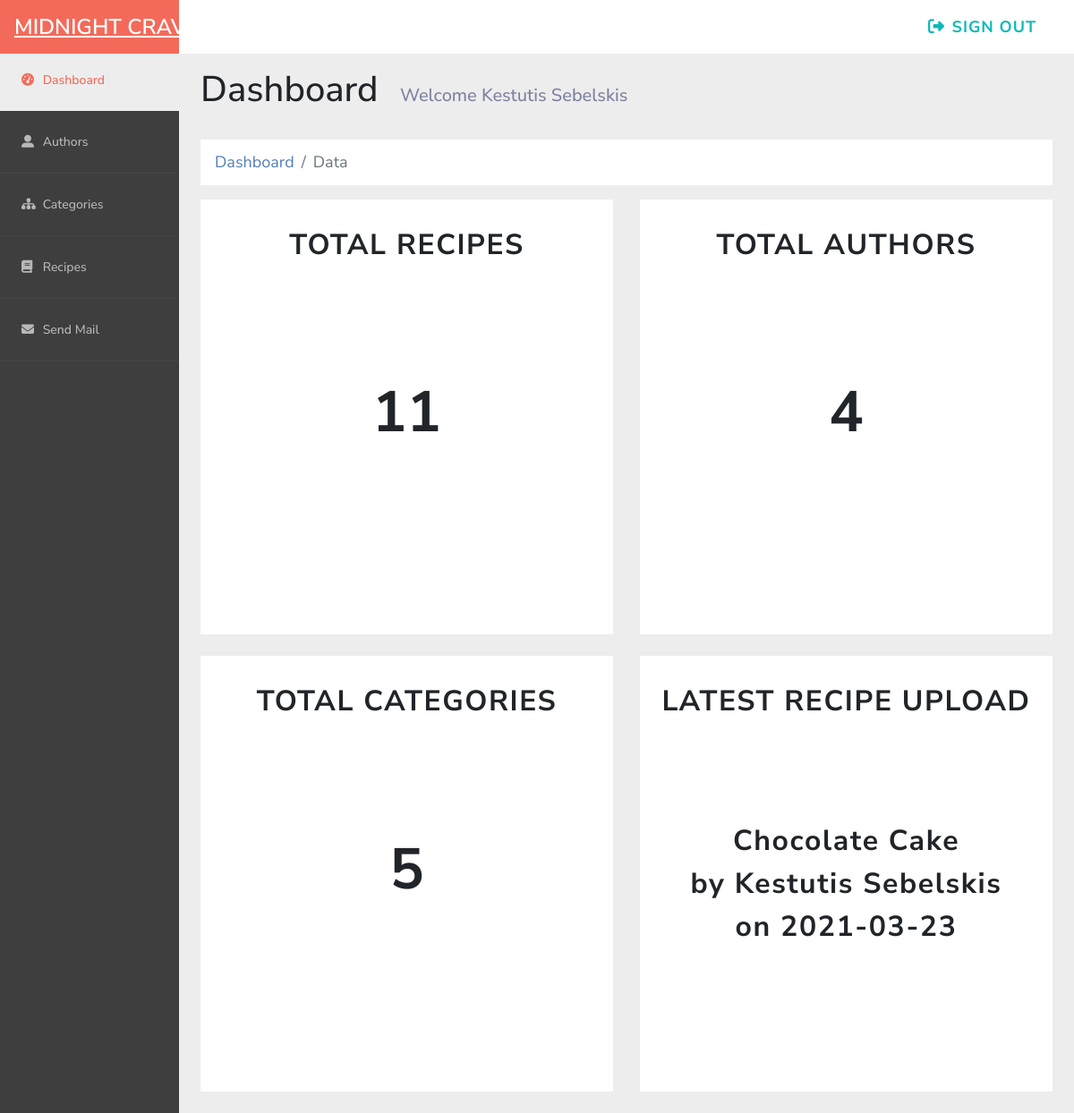
Screenshot of /MidnightCravings/admin/index.php (signed in) with the database file from the repository.
### tables this page shows
CREATE TABLE `author` (
  `author_id` int(11) NOT NULL,
  `author_name` varchar(25) DEFAULT NULL,
  `author_email` varchar(50) DEFAULT NULL,
  `password` char(32) DEFAULT NULL
);

CREATE TABLE `recipes` (
  `recipe_id` int(11) NOT NULL,
  `recipe_name` varchar(25) DEFAULT NULL,
  `recipe_description` varchar(250) DEFAULT NULL,
  `recipe_upload_date` date DEFAULT NULL,
  `recipe_image` varchar(150) DEFAULT NULL,
  `recipe_author_id` int(11) NOT NULL
);

### MidnightCravings/admin/index.php (called while the page is built, shortened)
<?php
require_once 'includes/access.inc.php';
include 'includes/db.inc.php';
try
{
	$sql = "SELECT author_name FROM author
	WHERE author_id = :author_id";
    $s = $pdo->prepare($sql);
    $s->bindValue(':author_id', $_SESSION['aid']);
    $s->execute();
} catch (PDOException $e) {
	$error = 'Erro fetching author_name from the databse.' . $e->getMessage();
	include 'error.html.php';
	exit();
}
$row = $s->fetch();
$authorName = $row['author_name'];
try {
	$sql = 'SELECT COUNT(*) FROM recipes';
	$res = $pdo->query($sql);
} catch (PDOException $e) {
		$error = 'Erro fetching total count of recipes in the databse.' . $e->getMessage();
		include 'error.html.php';
		exit();
}
	$recipe_count = $res->fetchColumn();
try {
	$sql = 'SELECT COUNT(*) FROM author';
	$res = $pdo->query($sql);
} catch (PDOException $e) {
		$error = 'Erro fetching total count of authors in the database.' . $e->getMessage();
		include 'error.html.php';
		exit();
}
	$author_count = $res->fetchColumn();
try {
	$sql = 'SELECT COUNT(*) FROM category';
	$res = $pdo->query($sql);
} catch (PDOException $e) {
		$error = 'Erro fetching total count of categories in the database.' . $e->getMessage();
		include 'error.html.php';
		exit();
}
	$category_count = $res->fetchColumn();
try {
	$sql = 'SELECT recipe_name, recipe_upload_date, author_name
	FROM recipes
	INNER JOIN author ON author_id = recipe_author_id
	ORDER BY recipe_id DESC LIMIT 1';
	$res = $pdo->query($sql);
} catch (PDOException $e) {
		$error = 'Erro fetching total count of categories in the database.' . $e->getMessage();
		include 'error.html.php';
		exit();
}
	$row = $res->fetch();
	$recipe_name 		= $row['recipe_name'];
	$rec_upload_date 	= $row['recipe_upload_date'];
	$author_name 		= $row['author_name'];
	include_once 'dashboard.html.php';
 ?>

### MidnightCravings/admin/includes/access.inc.php (called while the page is built, shortened)
<?php
function userHasRole($role)
{
  include 'db.inc.php';
  try
  {
    $sql = "SELECT COUNT(*) FROM author
        INNER JOIN author_role ON author.author_id = authorid
        INNER JOIN role ON roleid = role.id
        WHERE author_email = :email AND role.id = :roleId";
    $s = $pdo->prepare($sql);
    $s->bindValue(':email', $_SESSION['email']);
    $s->bindValue(':roleId', $role);
    $s->execute();
  }
  catch (PDOException $e)
  {
    $error = 'Error searching for author roles.';
    include 'error.html.php';
    exit();
  }
  $row = $s->fetch();
  if ($row[0] > 0)
  {
    return TRUE;
  }
  else
  {
    return FALSE;
  }
}

### MidnightCravings/admin/dashboard.html.php (the view, shortened to what this page needs)
<!DOCTYPE html>
<html>
<head>
  <?php include 'includes/head.inc.html.php'; ?>
  <link href="../assets/css/dashboard.css" rel="stylesheet">
  <link rel="stylesheet" type="text/css" href="../assets/css/style.css">
</head>
<body>
  <nav class="navbar navbar-dark sticky-top flex-md-nowrap p-0 top-navbar">
  <a class="navbar-brand col-md-3 col-lg-2 mr-0 px-3 logo" href="../">Midnight Cravings</a>
  <div class="admin_desktop_toolbar">
    <form action="" method="post">
      <ul class="navbar-nav px-3">
        <li class="nav-item text-nowrap">
          <div class="input-container">
            <button class="btn btn-link sign_out_btn" type="submit"><i class="fas fa-sign-out-alt fa-fw"></i>&nbsp;Sign Out</button>
          </div>
        </li>
      </ul>
    </form>
  </div>
</nav>
<div class="container-fluid">
  <div class="row">
    <nav id="sidebarMenu" class="col-md-3 col-lg-2 d-md-block bg-light sidebar collapse">
      <div class="sidebar-sticky pt-3 side_bar_links">
        <ul class="nav flex-column">
          <li class="nav-item "><a href="" class="nav-link active"><i class="fas fa-tachometer-alt fa-fw" aria-hidden="true"></i>&nbsp;Dashboard</a></li>
          <?php
          if(userHasRole('Account Administrator'))
          {
            echo "<li class='nav-item'>
            <a href='authors/' class='nav-link'>
            <i class='fas fa-user-alt fa-fw dashboard-user-icon' aria-hidden='true'></i>&nbsp;Authors</a></li>";
          }
          ?>
          <?php
          if(userHasRole('Site Administrator'))
          {
            echo "<li class='nav-item'>
            <a class='nav-link' href='categories/'><i class='fas fa-sitemap fa-fw' aria-hidden='true'></i>&nbsp;Categories</a></li>";
          }
          ?>
          <?php
          if(userHasRole('Content Editor'))
          {
            echo "<li class='nav-item'>
            <a class='nav-link' href='recipes/'><i class='fas fa-book fa-fw' aria-hidden='true'></i>&nbsp;Recipes</a></li>";
          }
          ?>
          <?php
          if(userHasRole('Account Administrator'))
          {
            echo "<li class='nav-item'>
            <a class='nav-link' href='mail/'><i class='fas fa-envelope fa-fw' aria-hidden='true'></i>&nbsp;Send Mail</a></li></li>";
          }
          ?>
        </ul>
      </div>
    </nav>
  </div>
</div>
    <main role="main" class="col-md-9 ml-sm-auto col-lg-10 px-md-4" id="page-conent">
      <div class="d-flex justify-content-between flex-wrap flex-md-nowrap align-items-center pt-3 pb-2 mb-3">
        <div class="dashboard-title">
          <h1 class="content-title">Dashboard</h1>
          <h5>Welcome <?php echo $authorName; ?></h5>
        </div>
      </div>
      <nav aria-label="breadcrumb">
        <ol class="breadcrumb">
          <li class="breadcrumb-item"><a href="">Dashboard</a></li>
          <li class="breadcrumb-item active" aria-current="page">Data</li>
        </ol>
      </nav>
      <div class="content" id="content">
        <div class="row row-cols-1 row-cols-md-2">
          <?php
            if (userHasRole('Account Administrator') || userHasRole('Content Editor'))
            {
            $output = "<div class='col mb-4'>";
            $output .= "<div class='card bg-light admin_cards'>";
            $output .= "<div class='card-header'>";
            $output .= "<h2>Total Recipes</h2></div>";
            $output .= "<div class='card-body admin_card_body'>";
            $output .= "<p class='card-text'>";
            $output .= "$recipe_count</p>";
            $output .= "</div>";
            $output .= "</div>";
            $output .= "</div>";
            echo $output;
            }
          ?>
          <?php
            if (userHasRole('Account Administrator'))
            {
            $output = "<div class='col mb-4'>";
            $output .= "<div class='card bg-light admin_cards'>";
            $output .= "<div class='card-header'>";
            $output .= "<h2>Total Authors</h2></div>";
            $output .= "<div class='card-body admin_card_body'>";
            $output .= "<p class='card-text'>";
            $output .= "$author_count</p>";
            $output .= "</div>";
            $output .= "</div>";
            $output .= "</div>";
            echo $output;
            }
          ?>
          <?php if(userHasRole('Account Administrator') || userHasRole('Site Administrator'))
          {
            $output = "<div class='col mb-4'>";
            $output .= "<div class='card admin_cards'>";
            $output .= "<div class='card-header'>";
            $output .= "<h2>Total Categories</h2></div>";
            $output .= "<div class='card-body admin_card_body'>";
            $output .= "<p class='card-text'>";
            $output .= "$category_count</p>";
            $output .= "</div>";
            $output .= "</div>";
            $output .= "</div>";
            echo $output;
          }
          ?>
          <?php if(userHasRole('Account Administrator') || userHasRole('Content Editor'))
          {
            $output = "<div class='col mb-4'>";
            $output .= "<div class='card admin_cards'>";
            $output .= "<div class='card-header'>";
            $output .= "<h2>Latest Recipe Upload</h2></div>";
            $output .= "<div class='card-body admin_card_body'>";
            $output .= "<div class='recipe_text'>";
            $output .= "$recipe_name</br> by";
            $output .= " $author_name</br>";
            $output .= " on $rec_upload_date</div>";
            $output .= "</div>";
            $output .= "</div>";
            $output .= "</div>";
            echo $output;
          }
          ?>
        </div>
      </div>
    </main>
</body>
</html>

### MidnightCravings/assets/css/style.css (style rules this page uses)
body { font-family: 'Nunito Sans', sans-serif; font-size: 18px; }
.top-navbar { background-color: #fff; }
.input-container { display: flex; width: 100%; color: #0fb8b8; }
.navbar-nav li { padding-right: .8rem; }
.sign_out_btn { text-transform: uppercase; font-weight: bold; color: #0fb8b8; letter-spacing: 1px; font-size: 18px; }
.dashboard-title h1, h5 { display: inline-block; }
.dashboard-title h5 { color: #7E80A1; padding-left: 20px; }
.logo { color: #0fb8b8; font-weight: 600 !important; }
.fa-tachometer-alt, .dashboard-user-icon, .fa-sitemap, .fa-book, .fa-envelope, .mobile_signout_icon { font-size: 14px; padding-right: 20px !important; }
.breadcrumb { background-color: #fff; border-radius: 0; border: none; }
.breadcrumb a { color: #547EB7; }
.admin_cards { border-radius: 0; border: none; }
.admin_cards p { font-size: 4rem; text-align: center; margin-top: 5rem; font-weight: 700; }
.admin_cards h2 { text-align: center; text-transform: uppercase; font-size: 2rem; font-weight: bold; padding-top: 20px; letter-spacing: .1rem; }
.admin_card_body { background-color: #fff; height: 22em; position: relative; }
.card-header { background-color: #fff; border: none; text-align: left !important; }
.recipe_text { font-size: 2rem; text-align: center; margin-top: 4.5rem; font-weight: 700; letter-spacing: .1rem; }

### MidnightCravings/assets/css/dashboard.css (style rules this page uses)
body { font-size: .875rem; background-color: #EDEDED; }
.sidebar { position: fixed; top: 0; bottom: 0; left: 0; z-index: 100; padding: 39px 0 0; box-shadow: inset -1px 0 0 rgba(0, 0, 0, .1); background-color: #3E3E3E !important; }
.sidebar-sticky { position: relative; top: 0; height: calc(100vh - 48px); overflow-x: hidden; overflow-y: auto; }
.sidebar .nav-link { font-weight: 500; color: #B8B8B8; font-size: 14px; padding: 24px; border-bottom: 1px solid #464647; }
.sidebar .nav-link.active { color: #F36A5A; background-color: #EDEDED; border:none; }
.navbar-brand { padding-top: .75rem; padding-bottom: .75rem; font-size: 24px; background-color: #F36A5A; text-transform: uppercase; }

### rows the page displays
author: author_name "Kestutis Sebelskis"
recipes: recipe_name "Chocolate Cake", recipe_author.author_name "Kestutis Sebelskis", recipe_upload_date "2021-03-23"

### other values shown
$recipe_count "11"
$author_count "4"
$category_count "5"
